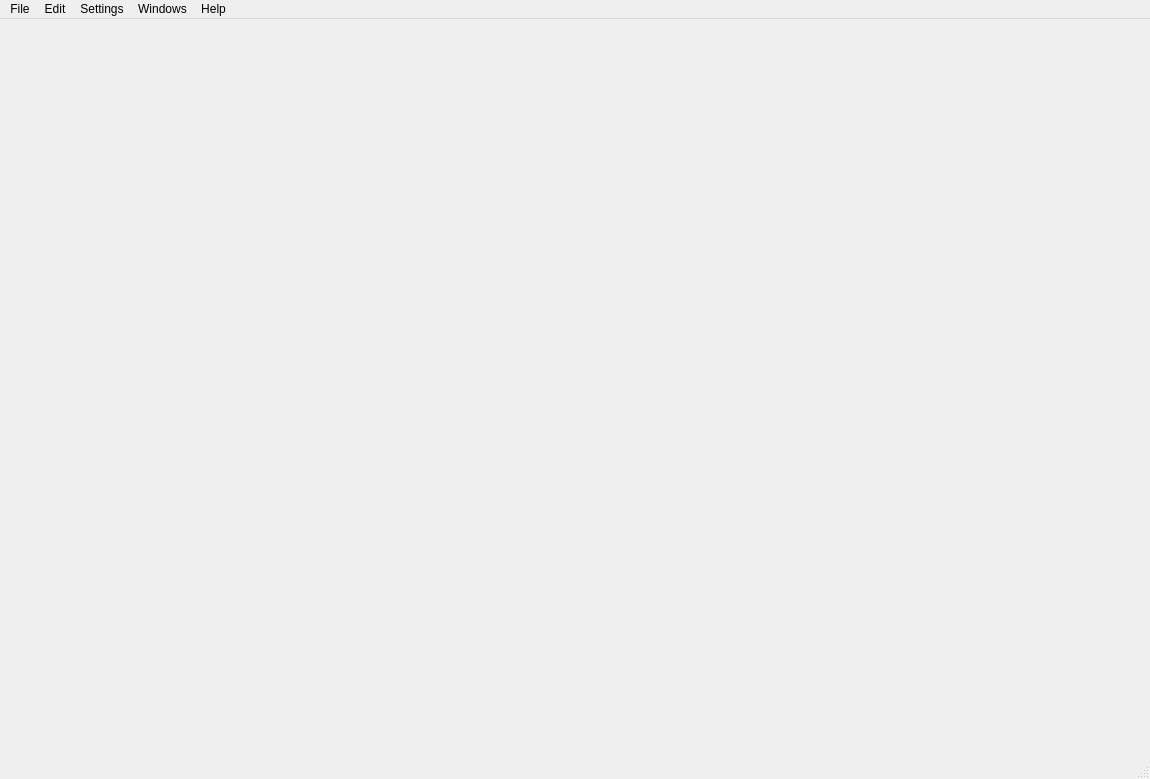
<?xml version="1.0" encoding="UTF-8"?>
<ui version="4.0">
 <class>MainWindow</class>
 <widget class="QMainWindow" name="MainWindow">
  <property name="geometry">
   <rect>
    <x>0</x>
    <y>0</y>
    <width>1150</width>
    <height>779</height>
   </rect>
  </property>
  <property name="windowTitle">
   <string>Electronic Database</string>
  </property>
  <property name="dockNestingEnabled">
   <bool>true</bool>
  </property>
  <widget class="QWidget" name="centralWidget">
   <layout class="QVBoxLayout" name="verticalLayout"/>
  </widget>
  <widget class="QMenuBar" name="menubar">
   <property name="geometry">
    <rect>
     <x>0</x>
     <y>0</y>
     <width>1150</width>
     <height>22</height>
    </rect>
   </property>
   <widget class="QMenu" name="menuDatabase">
    <property name="title">
     <string>File</string>
    </property>
    <widget class="QMenu" name="connectMenu">
     <property name="title">
      <string>&amp;Connect</string>
     </property>
     <addaction name="connectAction"/>
     <addaction name="separator"/>
    </widget>
    <addaction name="connectMenu"/>
    <addaction name="disconnectAction"/>
    <addaction name="separator"/>
    <addaction name="saveAction"/>
    <addaction name="backupAction"/>
    <addaction name="separator"/>
    <addaction name="quitAction"/>
   </widget>
   <widget class="QMenu" name="menuSettings">
    <property name="title">
     <string>Settings</string>
    </property>
    <widget class="QMenu" name="menuStatic_Model">
     <property name="title">
      <string>Static Model</string>
     </property>
     <addaction name="editPcatsAction"/>
     <addaction name="editLtypesAction"/>
    </widget>
    <addaction name="settingsAction"/>
    <addaction name="menuStatic_Model"/>
    <addaction name="dbMigrationAction"/>
   </widget>
   <widget class="QMenu" name="menuEdit">
    <property name="title">
     <string>Edit</string>
    </property>
    <addaction name="undoAction"/>
    <addaction name="redoAction"/>
    <addaction name="separator"/>
    <addaction name="prevPartAction"/>
    <addaction name="nextPartAction"/>
    <addaction name="separator"/>
    <addaction name="nextContainerAction"/>
   </widget>
   <widget class="QMenu" name="menuWindows">
    <property name="title">
     <string>Windows</string>
    </property>
    <addaction name="addContainerWidgetAction"/>
   </widget>
   <widget class="QMenu" name="menuHelp">
    <property name="title">
     <string>Help</string>
    </property>
    <widget class="QMenu" name="menuLanguage">
     <property name="title">
      <string>Language</string>
     </property>
    </widget>
    <addaction name="menuLanguage"/>
    <addaction name="separator"/>
    <addaction name="aboutAction"/>
    <addaction name="aboutQtAction"/>
   </widget>
   <addaction name="menuDatabase"/>
   <addaction name="menuEdit"/>
   <addaction name="menuSettings"/>
   <addaction name="menuWindows"/>
   <addaction name="menuHelp"/>
  </widget>
  <widget class="QStatusBar" name="statusBar"/>
  <action name="disconnectAction">
   <property name="text">
    <string>Disconnect</string>
   </property>
  </action>
  <action name="settingsAction">
   <property name="text">
    <string>Settings...</string>
   </property>
  </action>
  <action name="connectAction">
   <property name="text">
    <string>New Connection...</string>
   </property>
  </action>
  <action name="quitAction">
   <property name="icon">
    <iconset theme="application-exit">
     <normaloff>.</normaloff>.</iconset>
   </property>
   <property name="text">
    <string>Quit</string>
   </property>
  </action>
  <action name="saveAction">
   <property name="enabled">
    <bool>false</bool>
   </property>
   <property name="icon">
    <iconset theme="document-save">
     <normaloff>.</normaloff>.</iconset>
   </property>
   <property name="text">
    <string>Save All</string>
   </property>
  </action>
  <action name="undoAction">
   <property name="enabled">
    <bool>false</bool>
   </property>
   <property name="text">
    <string>Undo</string>
   </property>
  </action>
  <action name="redoAction">
   <property name="enabled">
    <bool>false</bool>
   </property>
   <property name="text">
    <string>Redo</string>
   </property>
  </action>
  <action name="createBackupAction">
   <property name="text">
    <string>Create Backup...</string>
   </property>
  </action>
  <action name="restoreBackupAction">
   <property name="text">
    <string>Restore From Backup...</string>
   </property>
  </action>
  <action name="addContainerWidgetAction">
   <property name="text">
    <string>Add Container Widget</string>
   </property>
  </action>
  <action name="nextContainerAction">
   <property name="text">
    <string>Next Container</string>
   </property>
  </action>
  <action name="nextPartAction">
   <property name="text">
    <string>Next Part</string>
   </property>
  </action>
  <action name="prevPartAction">
   <property name="text">
    <string>Previous Part</string>
   </property>
  </action>
  <action name="aboutAction">
   <property name="text">
    <string>About</string>
   </property>
  </action>
  <action name="aboutQtAction">
   <property name="text">
    <string>About Qt</string>
   </property>
  </action>
  <action name="sqlGenAction">
   <property name="text">
    <string>SQL Generator</string>
   </property>
  </action>
  <action name="editLtypesAction">
   <property name="text">
    <string>Edit Part Link Types...</string>
   </property>
   <property name="shortcut">
    <string notr="true">Ctrl+L</string>
   </property>
  </action>
  <action name="editPcatsAction">
   <property name="text">
    <string>Edit Part Categories...</string>
   </property>
   <property name="shortcut">
    <string notr="true">Ctrl+C</string>
   </property>
  </action>
  <action name="dbMigrationAction">
   <property name="text">
    <string>Database Migration...</string>
   </property>
   <property name="shortcut">
    <string notr="true">Ctrl+M</string>
   </property>
  </action>
  <action name="actionBackup">
   <property name="text">
    <string>Backup...</string>
   </property>
  </action>
  <action name="backupAction">
   <property name="enabled">
    <bool>false</bool>
   </property>
   <property name="text">
    <string>Backup...</string>
   </property>
  </action>
 </widget>
 <resources/>
 <connections/>
</ui>
